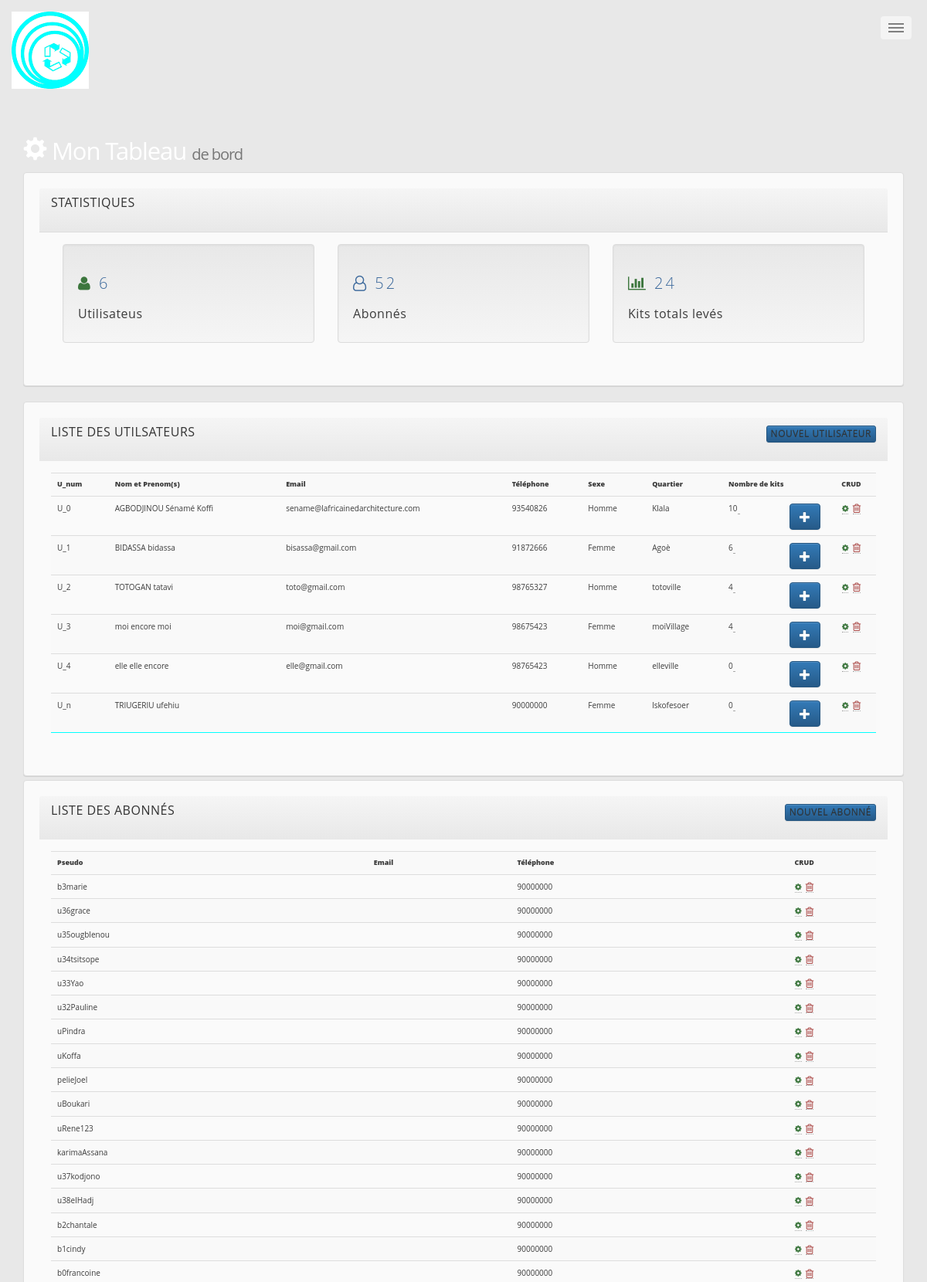
The app's page /admin.php (upper part) with its own data.
### tables this page shows
CREATE TABLE `utilisateur` (
  `id` int(11) NOT NULL,
  `U_num` varchar(5) NOT NULL DEFAULT 'U_n',
  `nom` varchar(60) NOT NULL,
  `prenom` varchar(50) NOT NULL,
  `pseudo` varchar(25) NOT NULL,
  `mdp` varchar(50) NOT NULL,
  `email` varchar(255) DEFAULT NULL,
  `telephone` varchar(12) NOT NULL,
  `sexe` varchar(10) NOT NULL,
  `quartier` varchar(100) NOT NULL,
  `date_inscription` datetime NOT NULL DEFAULT CURRENT_TIMESTAMP ON UPDATE CURRENT_TIMESTAMP,
  `nb_kit` int(11) NOT NULL DEFAULT '0',
  `isUser` int(1) NOT NULL DEFAULT '0',
  `pp` varchar(255) NOT NULL DEFAULT 'default.png'
);

### admin.php (called while the page is built, shortened)
<?php
	require "includes/fonctions.php";
	$resultat = afficher_users();
	$query = $resultat['query'];
	$abonne = $resultat['abonne'];
	$nb = $resultat['nb'];
	$nb_ab = $resultat['nb_ab'];
	$nb_kit = nb_kit_tot();
	require 'views/admin.view.php';

### includes/fonctions.php (called while the page is built, shortened)
<?php
    require 'config/database.php';
    if(!function_exists('afficher_users')){
        function afficher_users(){
            global $db;
            $query = $db->prepare("SELECT * FROM utilisateur WHERE isUser=? ORDER BY U_num");
            $val = '1';
            $query->execute(array($val));
            $abonne = $db->prepare("SELECT * FROM utilisateur WHERE isUser=? ORDER BY nom");
            $val = '0';
            $abonne->execute(array($val));
            $q = $db->prepare("SELECT count(*) nombre FROM utilisateur WHERE isUser=?");
            $val = '1';
            $q->execute(array($val));
            $nb = $q->fetch();
            $q_ab = $db->prepare("SELECT count(*) nombre_ab FROM utilisateur WHERE isUser=?");
            $val = '0';
            $q_ab->execute(array($val));
            $nb_ab = $q_ab->fetch();
            return array('query' =>  $query,'abonne' =>  $abonne , 'nb' => $nb, 'nb_ab' => $nb_ab);
        }
    }
    if(!function_exists('nb_kit_tot')){
        function nb_kit_tot()
        {
            global $db;
            $nb_kit = $db->prepare("SELECT SUM(nb_kit) kit_tot FROM utilisateur");
            $nb_kit->execute();
            $donnee = $nb_kit->fetch();
            return $donnee;
        }
    }

### views/admin.view.php (the view, shortened to what this page needs)
<?php include 'partials/_header.php';?>
<body>
  <?php include 'partials/_nav_2.php';?>
  <div class="container">
    <div class="row">
    <header id="header">
      <div class="container">
        <div class="row">
          <div class="col-md-10">
            <h1><span class="glyphicon glyphicon-cog" aria-hidden="true"></span> Mon Tableau <small>de bord</small></h1>
          </div>
        </div>
      </div>
    </header>
    <section id="main">
      <div class="container">
        <div class="row">
          <div class="col-md-12">
            <div class="panel panel-default">
              <div class="panel-heading main-color-bg">
                <h3 class="panel-title text-uppercase">Statistiques</h3>
              </div>
              <div class="panel-body">
                <div class="col-xs-12 col-sm-4 col-md-4 col-lg-4">
                  <div class="well dash-box">
                    <h2><span class="fa fa-user text-success" aria-hidden="true"></span> <?php echo $nb['nombre']; ?></h2>
                    <h4> Utilisateus</h4>
                  </div>
                </div>
                <div class="col-xs-12 col-sm-4 col-md-4 col-lg-4">
                  <div class="well dash-box">
                    <h2><span class="fa fa-user-o" aria-hidden="true"></span> <?php echo $nb_ab['nombre_ab']; ?></h2>
                    <h4> Abonnés</h4>
                  </div>
                </div>
                <div class="col-xs-12 col-sm-4 col-md-4 col-lg-4">
                  <div class="well dash-box">
                    <h2><span class="fa fa-bar-chart-o text-success" aria-hidden="true"></span> <?php echo $nb_kit['kit_tot']; ?> </h2>
                    <h4>Kits totals levés</h4>
                  </div>
                </div>
              </div>
            </div>
            <div class="panel-group panel-responsive">
              <div class="panel panel-default">
                <div class="panel-heading">
                  <h3 class="panel-title text-uppercase">Liste des utilsateurs <a href="#" data-toggle="modal" data-target="#myModalUser" class="btn btn-primary btn-xs pull-right">Nouvel utilisateur</a></h3>
                </div>
                <div class="panel-body">
                  <table class="table table-striped table-hover">
                    <tr>
                      <th>U_num</th>
                      <th>Nom et Prenom(s)</th>
                      <th>Email</th>
                      <th>Téléphone</th>
                      <th>Sexe</th>
                      <th>Quartier</th>
                      <th>Nombre de kits</th>
                      <th class="text-center">CRUD</th>
                    </tr>
                    <?php while ($data = $query->fetch()) { ?>
                    <tr>
                      <td><?=$data['U_num'] ?></td>
                      <td><?=$data['nom'] ?>&nbsp;<?=$data['prenom'] ?></td>
                      <td><?=$data['email'] ?></td>
                      <td><?=$data['telephone'] ?></td>
                      <td><?=$data['sexe'] ?></td>
                      <td><?=$data['quartier'] ?></td>
                      <td class=""><?=$data['nb_kit'] ?><a href="admin.php?id=<?=$data['id']?>&nb_kit=<?=$data['nb_kit']?>" >&nbsp;<span class="btn btn-primary glyphicon glyphicon-plus pull-right"></span></a>
                      </td>
                      <td class="text-center">
                        <a href="modifier.php?id=<?=$data['id']?>" ><span class="fa fa-cog text-success"></span></a>&nbsp;
                        <a href="admin.php?del=<?=$data['id']?>"><span class="fa fa-trash-o fa-lg text-danger"></span></a>
                      </td>
                    </tr>
                    <?php }?>
                  </table>
                </div>
              </div>
              <div class="panel panel-default">
                <div class="panel-heading">
                  <h3 class="panel-title text-uppercase" >Liste des abonnés <a href="#" data-toggle="modal" data-target="#myModal" class="btn btn-primary btn-xs pull-right">Nouvel abonné</a></h3>
                </div>
                <div class="panel-body">
                  <table class="table table-striped table-hover">
                    <tr>
                      <th>Pseudo</th>
                      <th>Email</th>
                      <th>Téléphone</th>
                      <th class="text-center">CRUD</th>
                    </tr>
                    <?php while ($data = $abonne->fetch()) { ?>
                    <tr>
                      <td><?=$data['pseudo'] ?></td>
                      <td><?=$data['email'] ?></td>
                      <td><?=$data['telephone'] ?></td>
                      <td class="text-center">
                        <a href="modifier.php?id=<?=$data['id']?>" ><span class="fa fa-cog text-success"></span></a>&nbsp;
                        <a href="admin.php?del=<?=$data['id']?>"><span class="fa fa-trash-o fa-lg text-danger"></span></a>
                      </td>
                    </tr>
                    <?php }?>
                  </table>
                </div>
              </div>
            </div>
        </div>
      </div>
    </div>
  </section>
      </div>
    </div>
</body>

### assets/css/main.css (style rules this page uses)
html, body, div, span, applet, object, iframe, h1, h2, h3, h4, h5, h6, p, blockquote, pre, a, abbr, acronym, address, big, cite, code, del, dfn, em, img, ins, kbd, q, s, samp, small, strike, strong, sub, sup, tt, var, b, u, i, center, dl, dt, dd, ol, ul, li, fieldset, form, label, legend, table, caption, tbody, tfoot, thead, tr, th, td, article, aside, canvas, details, embed, figure, figcaption, footer, header, hgroup, menu, nav, output, ruby, section, summary, time, mark, audio, video { margin: 0; padding: 0; border: 0; font-size: 100%; font-family: Acme, 'Times New Roman',sans-serif font: inherit; vertical-align: baseline; }
article, aside, details, figcaption, figure, footer, header, hgroup, menu, nav, section { display: block; }
body { line-height: 1; }
table { border-collapse: collapse; border-spacing: 0; }
body { -webkit-text-size-adjust: none; }
*, *:before, *:after { -moz-box-sizing: border-box; -webkit-box-sizing: border-box; box-sizing: border-box; }
.row { border-bottom: solid 1px transparent; -moz-box-sizing: border-box; -webkit-box-sizing: border-box; box-sizing: border-box; }
.row > * { float: left; -moz-box-sizing: border-box; -webkit-box-sizing: border-box; box-sizing: border-box; }
.row:after, .row:before { content: ''; display: block; clear: both; height: 0; }
.row > * { padding: 0 0 0 2em; }
.row { margin: 0 0 -1px -2em; }
@media screen and (max-width: 1680px) { .row > * { padding: 0 0 0 2em; } }
@media screen and (max-width: 1680px) { .row { margin: 0 0 -1px -2em; } }
@media screen and (max-width: 1280px) { .row > * { padding: 0 0 0 2em; } }
@media screen and (max-width: 1280px) { .row { margin: 0 0 -1px -2em; } }
body { -ms-overflow-style: scrollbar; }
body { background: #ffffff; }
body.is-loading *, body.is-loading *:before, body.is-loading *:after { -moz-animation: none !important; -webkit-animation: none !important; -ms-animation: none !important; animation: none !important; -moz-transition: none !important; -webkit-transition: none !important; -ms-transition: none !important; transition: none !important; }
body, input, select, textarea { color: #585858; font-family: "Source Sans Pro", Helvetica, sans-serif; font-size: 16pt; font-weight: 300; line-height: 1.75; }
@media screen and (max-width: 1680px) { body, input, select, textarea { font-size: 14pt; } }
@media screen and (max-width: 1280px) { body, input, select, textarea { font-size: 12pt; } }
a { -moz-transition: border-bottom-color 0.2s ease, color 0.2s ease; -webkit-transition: border-bottom-color 0.2s ease, color 0.2s ease; -ms-transition: border-bottom-color 0.2s ease, color 0.2s ease; transition: border-bottom-color 0.2s ease, color 0.2s ease; text-decoration: none; color: #585858; border-bottom: dotted 1px rgba(88, 88, 88, 0.5); }
h1 { font-size: 2.75em; font-weight: 700; line-height: 1.3; margin: 0 0 1em 0; letter-spacing: -0.035em; }
h2, h3, h4, h5, h6 { line-height: 1.5; margin: 0 0 2em 0; letter-spacing: 0.15em; text-transform: none; }
h2 a, h3 a, h4 a, h5 a, h6 a { color: aqua; }
h2 { font-size: 1.1em; }
h3 { font-size: 1em; }
h4 { font-size: 0.8em; }
table { margin: 0 0 2em 0; width: 100%; }
table tbody tr { border: solid 1px #00ffff; border-left: 0; border-right: 0; }
table tbody tr:nth-child(2n + 1) { background-color: rgba(144, 144, 144, 0.075); }
table td { padding: 0.75em 0.75em; }
table th { font-size: 0.9em; font-weight: 900; padding: 0 0.75em 0.75em 0.75em; text-align: left; }
#header { padding: 8em 0 0.1em 0 ; }
#main { padding: 0em 0 6em 0 ; }

### css/main.css (style rules this page uses)
h4 { margin-bottom: 0; }
#header { padding: 1.5em 0 0.1em 0; }

### style.css (style rules this page uses)
h4 { font-size: 0.7em; text-transform: none !important; }

### css/colours6148.css (style rules this page uses)
body { color: #3c3c3c; background-color: #e8e8e8; }
h1 { color: #FFFFFF; }
h2 { color: #28313F; }
h3 { color: #3c699c; }
.panel { background-color: #FAFAFA; box-shadow: 0 1px 1px rgba(0, 0, 0, 0.05), 0 1px 0 rgba(0, 0, 0, 0.05); color: #3c3c3c; }
a { color: #3c699c; }
.content h2, .panel h2 { color: #3c699c; }

### records on screen
utilisateur: U_num "U_0", nom "AGBODJINOU", prenom "Sénamé Koffi", email "sename@lafricainedarchitecture.com", telephone "93540826", sexe "Homme", quartier "Klala", nb_kit "10"
utilisateur: U_num "U_1", nom "BIDASSA", prenom "bidassa", email "bisassa@gmail.com", telephone "91872666", sexe "Femme", quartier "Agoè", nb_kit "6"
utilisateur: U_num "U_2", nom "TOTOGAN", prenom "tatavi", email "toto@gmail.com", telephone "98765327", sexe "Homme", quartier "totoville", nb_kit "4"
utilisateur: U_num "U_3", nom "moi", prenom "encore moi", email "moi@gmail.com", telephone "98675423", sexe "Femme", quartier "moiVillage", nb_kit "4"
utilisateur: U_num "U_4", nom "elle", prenom "elle encore", email "elle@gmail.com", telephone "98765423", sexe "Homme", quartier "elleville", nb_kit "0"
utilisateur: U_num "U_n", nom "TRIUGERIU", prenom "ufehiu", telephone "90000000", sexe "Femme", quartier "lskofesoer", nb_kit "0"
utilisateur: pseudo "b3marie", telephone "90000000"
utilisateur: pseudo "u36grace", telephone "90000000"
utilisateur: pseudo "u35ougblenou", telephone "90000000"
utilisateur: pseudo "u34tsitsope", telephone "90000000"
utilisateur: pseudo "u33Yao", telephone "90000000"
utilisateur: pseudo "u32Pauline", telephone "90000000"
utilisateur: pseudo "uPindra", telephone "90000000"
utilisateur: pseudo "uKoffa", telephone "90000000"
utilisateur: pseudo "pelieJoel", telephone "90000000"
utilisateur: pseudo "uBoukari", telephone "90000000"
utilisateur: pseudo "uRene123", telephone "90000000"
utilisateur: pseudo "karimaAssana", telephone "90000000"
utilisateur: pseudo "u37kodjono", telephone "90000000"
utilisateur: pseudo "u38elHadj", telephone "90000000"
utilisateur: pseudo "b2chantale", telephone "90000000"
utilisateur: pseudo "b1cindy", telephone "90000000"
utilisateur: pseudo "b0francoine", telephone "90000000"

### other values on screen
$nb['nombre'] "6"
$nb_ab['nombre_ab'] "52"
$nb_kit['kit_tot'] "24"
